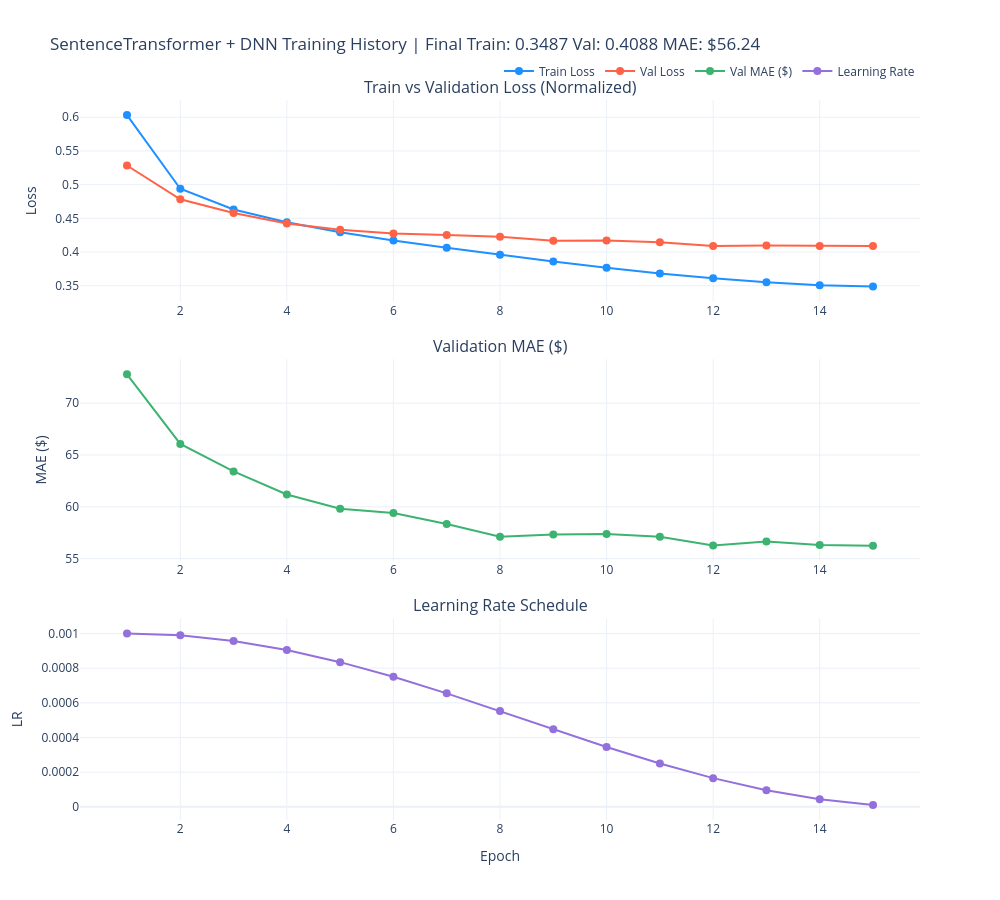

Notebook source saved alongside this figure:
### Markdown cell above
## 4. Training History

### Code cell
plot_training_history(history, title="SentenceTransformer + DNN")

### Figure 1 — Plotly figure (JSON) as saved in the notebook; plotly's stock layout.template omitted (floating-point values rounded to 4 significant figures)
{"data": [{"line": {"color": "dodgerblue", "width": 2}, "marker": {"size": 8}, "mode": "lines+markers", "name": "Train Loss", "type": "scatter", "x": [1, 2, 3, 4, 5, 6, 7, 8, 9, 10, 11, 12, 13, 14, 15], "xaxis": "x", "y": [0.6032, 0.4939, 0.463, 0.4442, 0.4294, 0.4172, 0.4062, 0.3959, 0.3859, 0.3766, 0.3682, 0.361, 0.3549, 0.3508, 0.3487], "yaxis": "y"}, {"line": {"color": "tomato", "width": 2}, "marker": {"size": 8}, "mode": "lines+markers", "name": "Val Loss", "type": "scatter", "x": [1, 2, 3, 4, 5, 6, 7, 8, 9, 10, 11, 12, 13, 14, 15], "xaxis": "x", "y": [0.5284, 0.4782, 0.458, 0.4422, 0.433, 0.4273, 0.4253, 0.4228, 0.4167, 0.4169, 0.4146, 0.409, 0.4098, 0.4088, 0.4088], "yaxis": "y"}, {"hovertemplate": "Epoch %{x}<br>MAE: $%{y:,.2f}<extra></extra>", "line": {"color": "mediumseagreen", "width": 2}, "marker": {"size": 8}, "mode": "lines+markers", "name": "Val MAE ($)", "type": "scatter", "x": [1, 2, 3, 4, 5, 6, 7, 8, 9, 10, 11, 12, 13, 14, 15], "xaxis": "x2", "y": [72.79, 66.07, 63.41, 61.19, 59.8, 59.4, 58.35, 57.12, 57.34, 57.38, 57.1, 56.27, 56.65, 56.32, 56.24], "yaxis": "y2"}, {"line": {"color": "mediumpurple", "width": 2}, "marker": {"size": 8}, "mode": "lines+markers", "name": "Learning Rate", "type": "scatter", "x": [1, 2, 3, 4, 5, 6, 7, 8, 9, 10, 11, 12, 13, 14, 15], "xaxis": "x3", "y": [0.001, 0.0009891, 0.0009568, 0.0009045, 0.0008346, 0.00075, 0.0006545, 0.0005523, 0.0004477, 0.0003455, 0.00025, 0.0001654, 9.549e-05, 4.323e-05, 1.093e-05], "yaxis": "y3"}], "layout": {"annotations": [{"font": {"size": 16}, "showarrow": false, "text": "Train vs Validation Loss (Normalized)", "x": 0.5, "xanchor": "center", "xref": "paper", "y": 1, "yanchor": "bottom", "yref": "paper"}, {"font": {"size": 16}, "showarrow": false, "text": "Validation MAE ($)", "x": 0.5, "xanchor": "center", "xref": "paper", "y": 0.64, "yanchor": "bottom", "yref": "paper"}, {"font": {"size": 16}, "showarrow": false, "text": "Learning Rate Schedule", "x": 0.5, "xanchor": "center", "xref": "paper", "y": 0.28, "yanchor": "bottom", "yref": "paper"}], "height": 900, "legend": {"orientation": "h", "x": 1, "xanchor": "right", "y": 1.02, "yanchor": "bottom"}, "showlegend": true, "title": {"text": "SentenceTransformer + DNN Training History | Final Train: 0.3487 Val: 0.4088 MAE: $56.24"}, "width": 1000, "xaxis": {"anchor": "y", "domain": [0, 1]}, "xaxis2": {"anchor": "y2", "domain": [0, 1]}, "xaxis3": {"anchor": "y3", "domain": [0, 1], "title": {"text": "Epoch"}}, "yaxis": {"anchor": "x", "domain": [0.72, 1], "title": {"text": "Loss"}}, "yaxis2": {"anchor": "x2", "domain": [0.36, 0.64], "title": {"text": "MAE ($)"}}, "yaxis3": {"anchor": "x3", "domain": [0, 0.28], "title": {"text": "LR"}}}}
